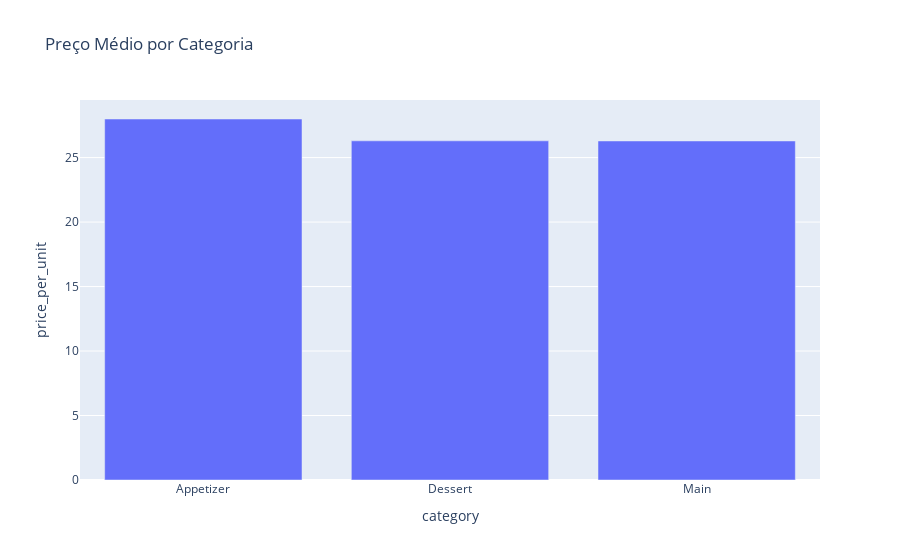

The cell this chart's notebook holds for it:
### Code cell
avg_price_cat = df.groupby('category')['price_per_unit'].mean().reset_index()

print("Preço médio por categoria:")
print(avg_price_cat)

plt.figure(figsize=(6,4))
plt.bar(avg_price_cat['category'], avg_price_cat['price_per_unit'], color='green')
plt.title('Preço Médio por Categoria de Prato')
plt.ylabel('Preço Médio')
plt.grid(axis='y')
plt.show()

fig = px.bar(avg_price_cat, x='category', y='price_per_unit', title='Preço Médio por Categoria')
fig.show()

### Figure 1 — Plotly figure (JSON) as saved in the notebook; plotly's stock layout.template omitted (floating-point values rounded to 4 significant figures)
{"data": [{"alignmentgroup": "True", "hovertemplate": "category=%{x}<br>price_per_unit=%{y}<extra></extra>", "legendgroup": "", "marker": {"color": "#636efa", "pattern": {"shape": ""}}, "name": "", "offsetgroup": "", "orientation": "v", "showlegend": false, "textposition": "auto", "type": "bar", "x": ["Appetizer", "Dessert", "Main"], "xaxis": "x", "y": [27.99, 26.3, 26.29], "yaxis": "y"}], "layout": {"autosize": true, "barmode": "relative", "legend": {"tracegroupgap": 0}, "title": {"text": "Preço Médio por Categoria"}, "xaxis": {"anchor": "y", "autorange": true, "domain": [0, 1], "range": [-0.5, 2.5], "title": {"text": "category"}, "type": "category"}, "yaxis": {"anchor": "x", "autorange": true, "domain": [0, 1], "range": [0, 29.46], "title": {"text": "price_per_unit"}, "type": "linear"}}}
